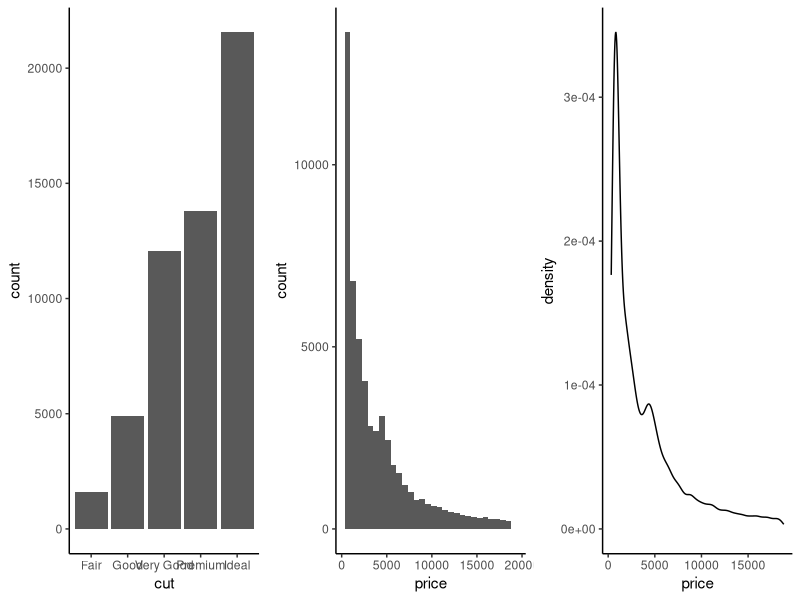
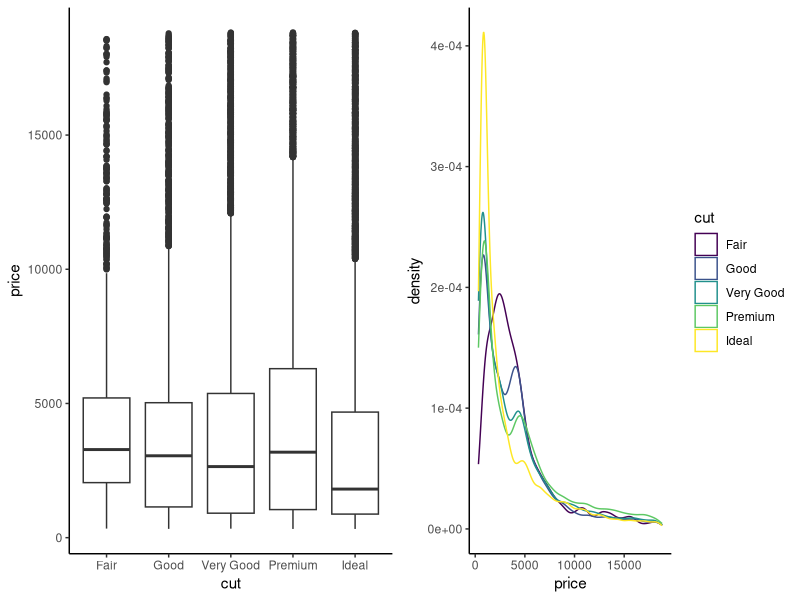
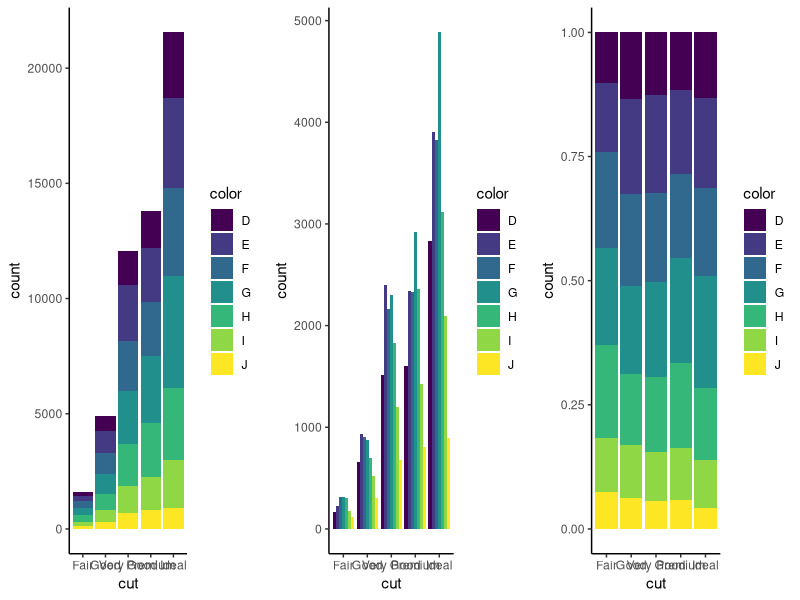
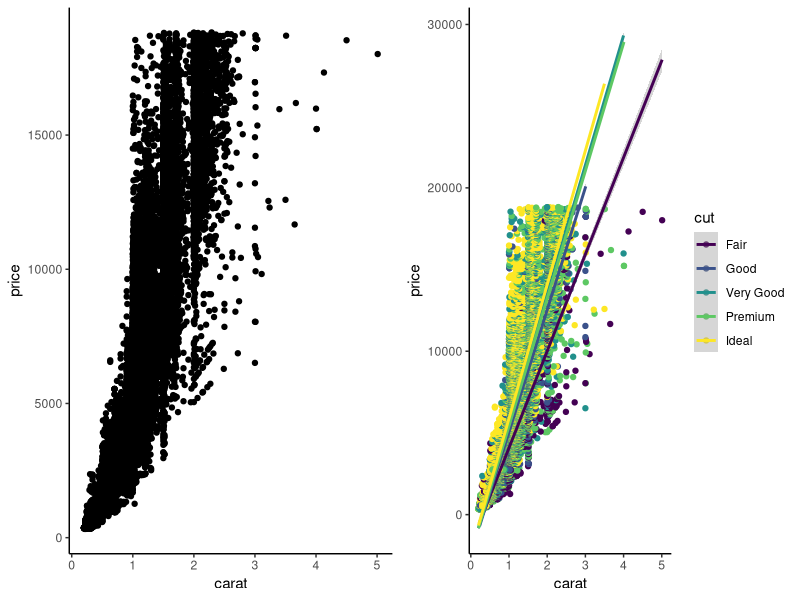

These figures' R source, in order:
## ---- chunk 1
library(ggplot2)
data(diamonds)
## ---- chunk 2
library(gridExtra)
p1 <- ggplot(diamonds, aes(x = cut)) + geom_bar() + theme_classic()
p2 <- ggplot(diamonds, aes(x = price)) + geom_histogram() + theme_classic()
p3 <- ggplot(diamonds, aes(x = price)) + geom_density() + theme_classic()
grid.arrange(p1, p2, p3, nrow = 1)

p4 <- ggplot(diamonds, aes(x = cut, y = price)) + geom_boxplot() + theme_classic()
p5 <- ggplot(diamonds, aes(x = price, color = cut)) + geom_density() + theme_classic()
grid.arrange(p4, p5, nrow = 1)

p6 <- ggplot(diamonds, aes(x = cut, fill = color)) + geom_bar() + theme_classic()
p7 <- ggplot(diamonds, aes(x = cut, fill = color)) + geom_bar(position = "dodge") + theme_classic()
p8 <- ggplot(diamonds, aes(x = cut, fill = color)) + geom_bar(position = "fill") + theme_classic()
grid.arrange(p6, p7, p8, nrow = 1)

p9 <- ggplot(diamonds, aes(x = carat, y = price)) + geom_point() + theme_classic()
p10 <- ggplot(diamonds, aes(x = carat, y = price, color = cut)) + geom_point() + geom_smooth(method = "lm") + theme_classic()
grid.arrange(p9, p10, nrow = 1)
